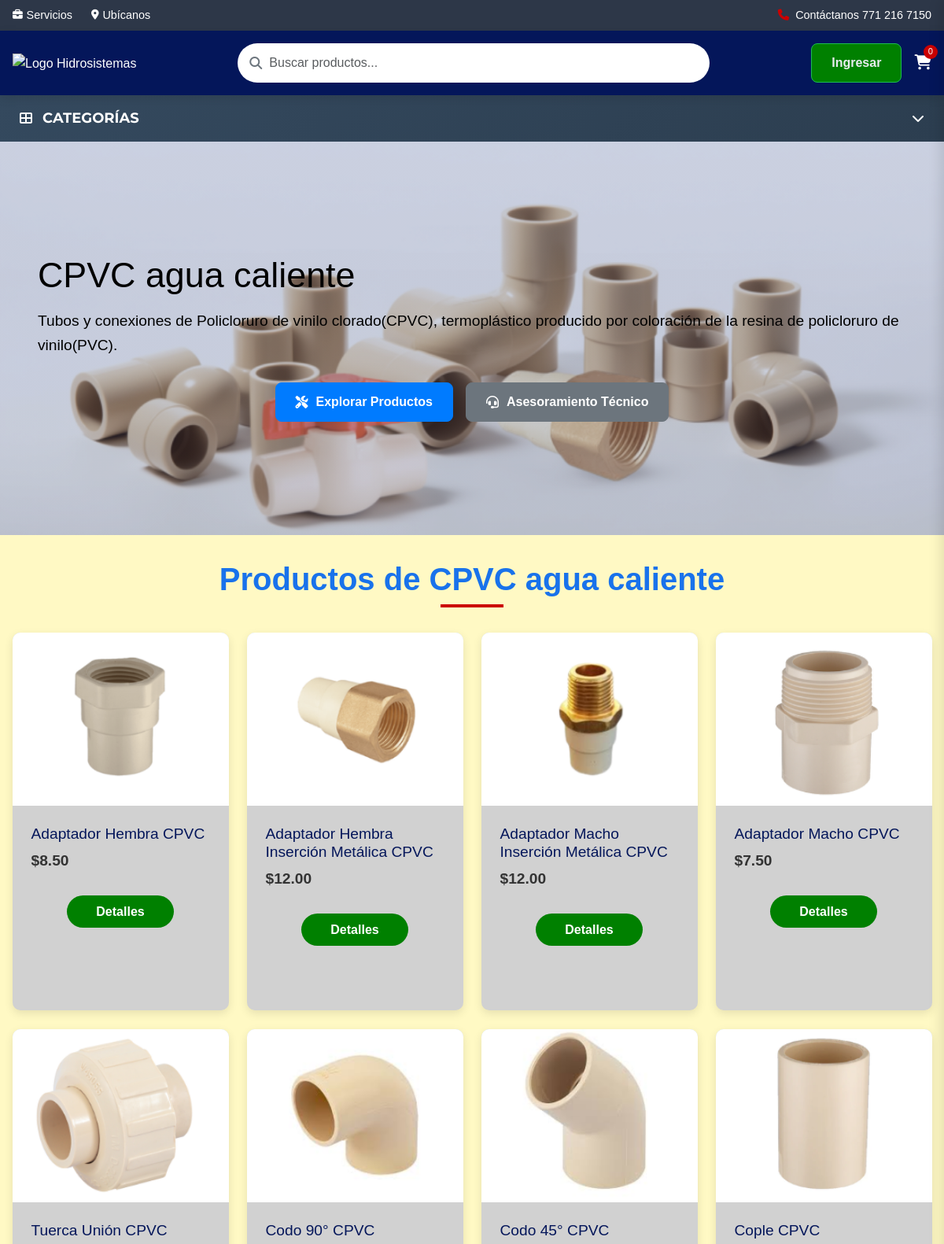
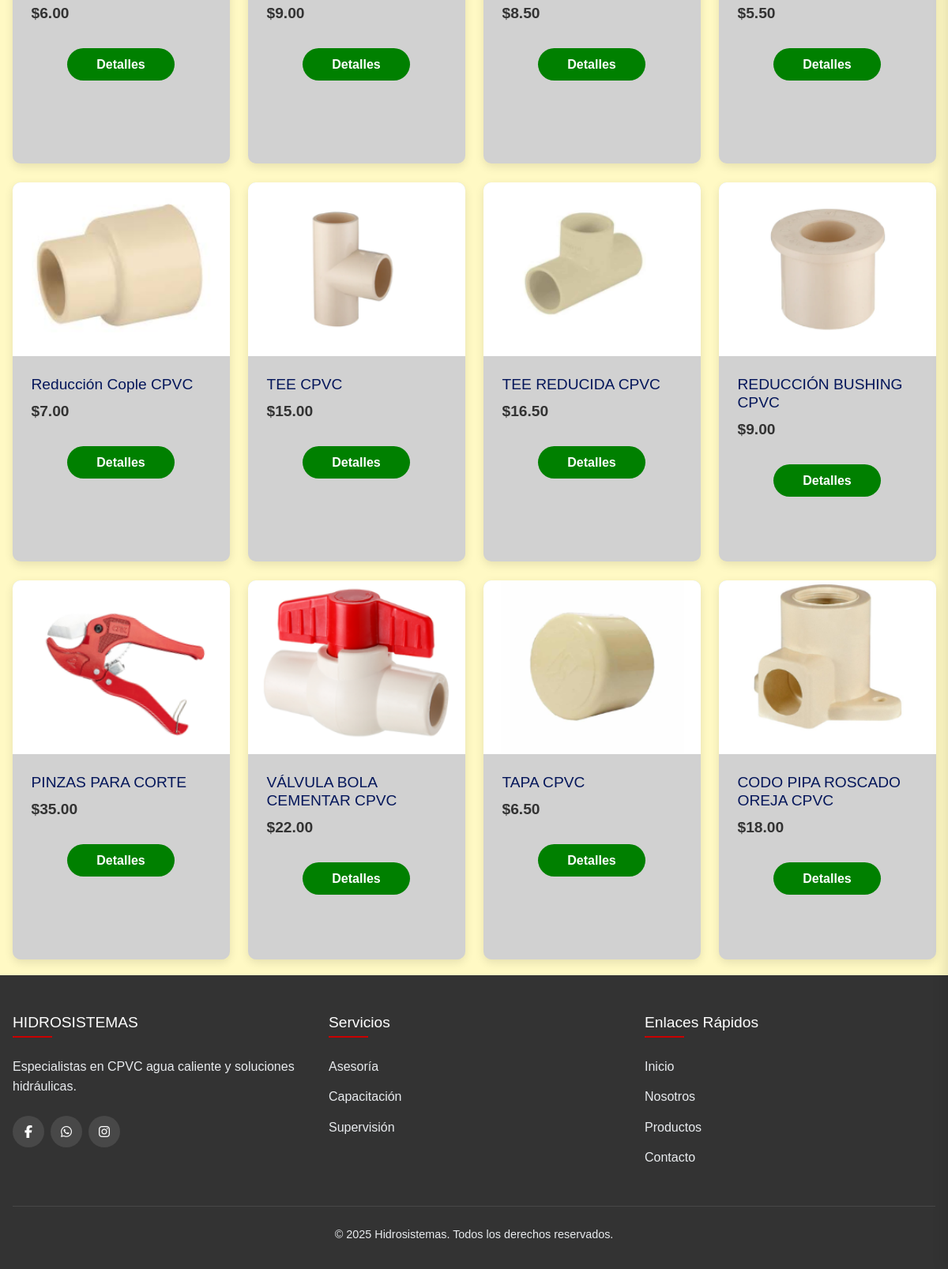
Page /categoria.php?id=1&slug=cpvc-agua-caliente on the committed database (2 pictures, top to bottom).
### tables this page shows
CREATE TABLE `categorias` (
  `id` int(11) NOT NULL,
  `nombre` varchar(255) NOT NULL,
  `slug` varchar(255) DEFAULT NULL,
  `descripcion` text DEFAULT NULL,
  `activo` tinyint(1) DEFAULT 1,
  `created_at` timestamp NOT NULL DEFAULT current_timestamp(),
  `color_fondo` varchar(7) DEFAULT '#FFFFFF',
  `texto_color` varchar(7) DEFAULT '#000000',
  `boton_primario` varchar(7) DEFAULT '#007bff',
  `boton_secundario` varchar(7) DEFAULT '#6c757d',
  `color_titulo` text DEFAULT NULL
);

### categoria.php (the view, shortened to what this page needs)
<?php
$db = new Database();
$con = $db->conectar();
$id_categoria = $_GET['id'] ?? '';
$slug_categoria = $_GET['slug'] ?? '';
$sql_categoria = $con->prepare("SELECT id, nombre, slug, descripcion, color_fondo, color_titulo, texto_color, boton_primario, boton_secundario FROM categorias WHERE id = ? AND slug = ? AND activo = 1");
$sql_categoria->execute([$id_categoria, $slug_categoria]);
$categoria = $sql_categoria->fetch(PDO::FETCH_ASSOC);
if (isset($categoria['descripcion']) && $categoria['descripcion'] !== null && $categoria['descripcion'] !== '') {
    $descripcion_final = $categoria['descripcion'];
} else {
    $descripcion_final = 'Descripción de ' . $categoria['nombre'];
}
$categoria['descripcion'] = isset($categoria['descripcion']) && !empty(trim($categoria['descripcion']))
    ? $categoria['descripcion']
    : 'Descripción de ' . $categoria['nombre'];
$categoria['color_fondo'] = $categoria['color_fondo'] ?? '#ffffff';
$categoria['color_titulo'] = $categoria['color_titulo'] ?? '#000000';
$categoria['texto_color'] = $categoria['texto_color'] ?? '#000000';
$categoria['boton_primario'] = $categoria['boton_primario'] ?? '#007bff';
$categoria['boton_secundario'] = $categoria['boton_secundario'] ?? '#6c757d';
$sql_productos = $con->prepare("
    SELECT DISTINCT p.id, p.nombre, p.precio, p.categoria_id
    FROM productos p
    WHERE p.activo = 1 AND p.categoria_id = ?
    UNION
    SELECT DISTINCT p.id, p.nombre, p.precio, p.categoria_id
    FROM productos p
    INNER JOIN producto_categorias pc ON p.id = pc.producto_id
    WHERE p.activo = 1 AND pc.categoria_id = ?
    ORDER BY id ASC
");
$sql_productos->execute([$id_categoria, $id_categoria]);
$productos = $sql_productos->fetchAll(PDO::FETCH_ASSOC);
?>
<!DOCTYPE html>
<html lang="es">
<head>
    <link rel="stylesheet" href="https://cdnjs.cloudflare.com/ajax/libs/font-awesome/6.5.0/css/all.min.css">
    <link href="https://cdn.jsdelivr.net/npm/bootstrap@5.3.2/dist/css/bootstrap.min.css" rel="stylesheet">
    <link rel="stylesheet" href="styles.css">
</head>
<body>
    <?php include 'menu.php'; ?>
    <section class="hero hero-categoria">
        <div class="container">
            <div class="hero-content">
                <h1><?php echo nl2br(htmlspecialchars($categoria['nombre'])); ?></h1>
                <p><?php echo nl2br(htmlspecialchars($descripcion_final)); ?></p>
                <div class="hero-buttons">
                    <a href="#products" class="btn btn-categoria-primario">
                        <i class="fas fa-tools"></i> Explorar Productos
                    </a>
                    <a href="https://api.whatsapp.com/send/?phone=527712167150&text&type=phone_number&app_absent=0" target="_blank" class="btn btn-categoria-secundario">
                        <i class="fas fa-headset"></i> Asesoramiento Técnico
                    </a>
                </div>
            </div>
        </div>
    </section>
    <section class="products" id="products">
        <div class="container">
            <h2 class="section-title">Productos de <?php echo htmlspecialchars($categoria['nombre']); ?></h2>
            <?php if (count($productos) > 0): ?>
                <div class="product-grid">
                    <?php foreach($productos as $row): ?>
                    <div class="product-card">
                        <?php
                        $id_producto = $row['id'];
                        $imagen = "Imagenes/productos/" . $row['categoria_id'] . "/" . $id_producto . ".png";
                        ?>
                        <div class="product-img">
                            <img src="<?php echo $imagen; ?>" alt="<?php echo $row['nombre']; ?>"
                                 onerror="this.src='Imagenes/default.png'">
                        </div>
                        <div class="product-content">
                            <div class="product-info">
                                <h3><?php echo $row['nombre']; ?></h3>
                                <p class="product-price-index">$<?php echo number_format($row['precio'], 2); ?></p>
                            </div>
                            <div class="btn-action">
                                <a href="details.php?id=<?php echo $row['id']; ?>&categoria_id=<?php echo $row['categoria_id']; ?>&token=<?php echo hash_hmac('sha1', $row['id'], KEY_TOKEN); ?>" class="btn-det">Detalles</a>
                            </div>
                        </div>
                    </div>
                    <?php endforeach; ?>
                </div>
            <?php endif; ?>
        </div>
    </section>
    <footer id="contacto">
        <div class="container">
            <div class="footer-grid">
                <div class="footer-col">
                    <h4>HIDROSISTEMAS</h4>
                    <p>Especialistas en <?php echo htmlspecialchars($categoria['nombre']); ?> y soluciones hidráulicas.</p>
                    <div class="social-links">
                        <a href="https://www.facebook.com/HidrosistemasHGO/?fref=ts" target="_blank"><i class="fab fa-facebook-f"></i></a>
                        <a href="https://api.whatsapp.com/send/?phone=527712167150&text&type=phone_number&app_absent=0" target="_blank"><i class="fab fa-whatsapp"></i></a>
                        <a href="https://www.instagram.com/hidrosistemas_mx?igsh=MXZ6YmsydjgxZmN6NA==" target="_blank"><i class="fab fa-instagram"></i></a>
                    </div>
                </div>
                <div class="footer-col">
                    <h4>Servicios</h4>
                    <ul>
                        <li><a href="asesoria.html">Asesoría</a></li>
                        <li><a href="capacitacion.html">Capacitación</a></li>
                        <li><a href="supervision.html">Supervisión</a></li>
                    </ul>
                </div>
                <div class="footer-col">
                    <h4>Enlaces Rápidos</h4>
                    <ul>
                        <li><a href="index.php">Inicio</a></li>
                        <li><a href="Nosotros.html">Nosotros</a></li>
                        <li><a href="#products">Productos</a></li>
                        <li><a href="#contacto">Contacto</a></li>
                    </ul>
                </div>
            </div>
            <div class="copyright">
                <p>&copy; 2025 Hidrosistemas. Todos los derechos reservados.</p>
            </div>
        </div>
    </footer>
</body>
</html>

### styles.css (style rules this page uses)
:root { --primary: #04165a; --accent: #CB0000; --light: #f5f9fc; --dark: #333333; --gray: #6c757d; --green: #1db954; --light-gray: #e9ecef; --white: #ffffff; --shadow: 0 4px 12px rgba(0, 0, 0, 0.1); --transition: all 0.3s ease; --border-radius: 8px; --box-shadow: 0 5px 15px rgba(0, 0, 0, 0.1); }
* { margin: 0; padding: 0; box-sizing: border-box; }
body { font-family: "Saira Semi Condensed", sans-serif; line-height: 1.6; color: var(--dark); background-color: white; overflow-x: hidden; }
.container { max-width: 1200px; margin: 0 auto; padding: 0 1rem; }
.hero { position: relative; height: 500px; display: flex; align-items: center; overflow: hidden; background: linear-gradient(rgba(4, 22, 90, 0.8), rgba(4, 22, 90, 0.8)), url('Imagenes/hero.png') no-repeat center center/cover; color: white; margin-bottom: 2rem; }
.hero-content { max-width: 1200px; padding: 2rem; animation: fadeInUp 1.2s ease-out; }
.hero h1 { font-size: 2.8rem; margin-bottom: 1rem; line-height: 1.2; }
.hero p { font-size: 1.2rem; margin-bottom: 2rem; }
.hero-buttons { display: flex; gap: 1rem; flex-wrap: wrap; justify-content: center; }
.btn { padding: 12px 25px; border-radius: 8px; text-decoration: none; font-weight: 600; transition: all 0.4s ease; display: inline-flex; align-items: center; gap: 10px; font-size: 1rem; }
ul { padding-left: 0rem; }
.section-title { text-align: center; margin-bottom: 2rem; position: relative; font-size: 2.5rem; color: var(--primary); font-weight: bold; }
.section-title:after { content: ''; display: block; width: 80px; height: 4px; background: var(--accent); margin: 0.5rem auto; }
.product-grid { display: grid; grid-template-columns: repeat(auto-fit, minmax(250px, 1fr)); gap: 1.5rem; justify-items: center; }
.product-card { background: #d1d1d1; border-radius: 10px; overflow: hidden; box-shadow: var(--shadow); transition: var(--transition); width: 275px; height: 480px; }
.product-img { height: 200px; background-color: #e3f2fd; display: flex; align-items: center; justify-content: center; color: var(--primary); font-size: 2rem; }
.product-content { padding: 1.5rem; }
.product-info { margin-bottom: 1rem; }
.product-content h3 { margin-bottom: 0.5rem; color: var(--primary); font-size: 1.2rem; }
.product-price-index { font-weight: bold; color: var(--dark); font-size: 1.2rem; margin: 0.5rem 0; }
.products p { padding-bottom: 12px; }
.btn-det { width: 60%; padding: 8px; border: none; background: green; color: white; text-align: center; font-weight: bold; border-radius: 30px; cursor: pointer; transition: var(--transition); }
.btn-action { display: flex; justify-content: center; width: 100%; }
.product-img { width: 100%; height: 220px; overflow: hidden; position: relative; }
.product-img img { width: 100%; height: 220px; object-fit: cover; transition: transform 0.5s ease; }
footer { background-color: var(--dark); color: var(--light-gray); padding: 3rem 0 1rem; }
.footer-grid { display: grid; grid-template-columns: repeat(auto-fit, minmax(250px, 1fr)); gap: 2rem; margin-bottom: 2rem; }
.footer-col h4 { color: var(--white); margin-bottom: 1.5rem; position: relative; padding-bottom: 0.5rem; font-size: 1.2rem; }
.footer-col h4::after { content: ''; position: absolute; bottom: 0; left: 0; width: 50px; height: 2px; background-color: var(--accent); }
.footer-col ul { list-style: none; }
.footer-col ul li { margin-bottom: 0.8rem; }
.footer-col ul li a { color: var(--light-gray); text-decoration: none; transition: var(--transition); }
.social-links { display: flex; margin-top: 1.5rem; gap: 0.5rem; }
.social-links a { display: flex; align-items: center; justify-content: center; width: 40px; height: 40px; background-color: rgba(255, 255, 255, 0.1); color: var(--white); border-radius: 50%; transition: var(--transition); }
.copyright { text-align: center; padding-top: 1.5rem; border-top: 1px solid rgba(255, 255, 255, 0.1); font-size: 0.9rem; }

### rows in the picture
categorias: nombre "CPVC agua caliente", descripcion "Tubos y conexiones de Policloruro de vinilo clorado(CPVC), termoplástico producido por coloración de la resina de policloruro de vinilo(PVC)."

### other values in the picture
$row['nombre'] "Adaptador Hembra CPVC"
$row['precio'] "8.50"
$row['nombre'] "Adaptador Hembra Inserción Metálica CPVC"
$row['precio'] "12.00"
$row['nombre'] "Adaptador Macho Inserción Metálica CPVC"
$row['nombre'] "Adaptador Macho CPVC"
$row['precio'] "7.50"
$row['nombre'] "Tuerca Unión CPVC"
$row['precio'] "6.00"
$row['nombre'] "Codo 90° CPVC"
$row['precio'] "9.00"
$row['nombre'] "Codo 45° CPVC"
$row['nombre'] "Cople CPVC"
$row['precio'] "5.50"
$row['nombre'] "Reducción Cople CPVC"
